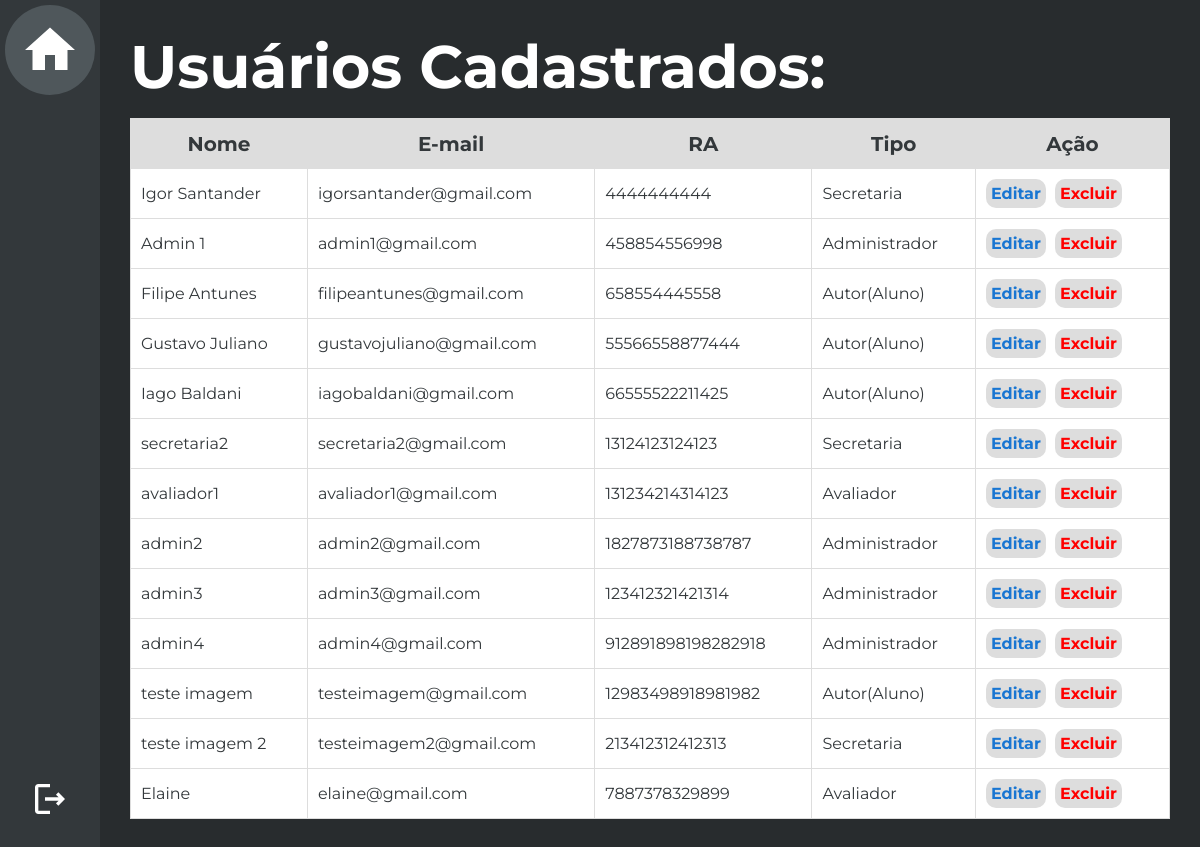
/Edição de usuário/Secretaria/UsuariosCadastrados.php?id=16 (signed in), run on the app's committed database.
### tables this page shows
CREATE TABLE `usuario` (
  `cod_usuario` smallint(4) NOT NULL,
  `nome` varchar(50) NOT NULL,
  `senha` varchar(32) NOT NULL,
  `cpf` varchar(50) NOT NULL DEFAULT '',
  `email` varchar(50) NOT NULL,
  `matricula` varchar(50) NOT NULL DEFAULT '',
  `tipo` int(11) NOT NULL DEFAULT 0,
  `curso` int(11) NOT NULL,
  `datacadastro` date DEFAULT NULL,
  `diretorio_imagem` varchar(70) NOT NULL
);

### Edição de usuário/Secretaria/UsuariosCadastrados.php (the view, shortened to what this page needs)
<?php
    include("../../conexao.php");
    $id_usuario = intval($_GET['id']);
    $sql_code = "SELECT * FROM usuario";
    $sql_query = $mysqli->query($sql_code) or die($mysqli->error);
    $linha = $sql_query->fetch_assoc();
?>
<html>
    <head>
        <link rel="stylesheet" type="text/css" href="../styleTabelaUsuarios.css"/>
    </head>
    <body>
        <aside>
            <div class="menu">
                <div class="menu-box home" id="home"><a href="javascript:history.back()">
                    <div class="home-img"> <img src="../../Imagens/home-white-18dp.svg" height="60px"/> </div>
                </a></div>
                <div class="menu-box" id="logout"><a href="../../logout.php">
                    <img src="../../Imagens/logout-white-18dp.svg" height="40px"/>
                </a></div>
            </div>
        </aside>
        <main>
            <div class="principal">
                <div class="filler"></div>
                <div class="container">
                    <h1>Usuários Cadastrados:</h1>
                    <table border=1 cellpadding=10>
                        <tr class=titulo>
                            <td>Nome</td>
                            <td>E-mail</td>
                            <td>RA</td>
                            <td>Tipo</td>
                            <td>Ação</td>
                        </tr>
                        <?php
                            do{
                        ?>
                        <tr>
                            <td><?php echo $linha['nome']; ?></td>
                            <td><?php echo $linha['email']; ?></td>
                            <td><?php echo $linha['matricula']; ?></td>
                            <td><?php
                                     if($linha['tipo']==1){
                                         echo "Administrador";
                                     }
                                     else if($linha['tipo']==2){
                                        echo "Autor(Aluno)";
                                    }
                                    else if($linha['tipo']==3){
                                        echo "Avaliador";
                                    }
                                    else if($linha['tipo']==4){
                                        echo "Secretaria";
                                    }
                                ?></td>
                            <td>
                                <a href="edicaoUsuarioSecretaria.php?usuario=<?php echo $linha['cod_usuario']; ?>&id=<?php echo $id_usuario; ?>">Editar</a>
                                <a href="../../Confirmações/confirmExcluir.php?usuario=<?php echo $linha['cod_usuario']; ?>&id=<?php echo $id_usuario;?>">Excluir</a>
                            </td>
                        </tr>
                        <?php } while($linha = $sql_query->fetch_assoc()); ?>
                    </table>
            </div>
        </main>
    </body>
</html>

### Edição de usuário/styleTabelaUsuarios.css (style rules this page uses)
* { font-family: 'Montserrat', sans-serif; box-sizing:border-box; margin: 0; padding: 0; color:white; text-decoration: none; }
main { display: flex }
.menu { position: fixed; display: flex; flex-direction: column; align-items: center; justify-content: space-between; width: 100px; height: 100%; background-color: #33383B; }
.menu-box { font-weight: bold; display: flex; justify-content: center; align-items: center; width: 100%; height: 100px; padding: 30px; cursor: pointer; transition: all linear 0.3s; }
.home-img { display: flex; align-items: center; justify-content: center; background-color: #4F575B; height: 90px; width: 90px; border-radius: 45px; cursor: pointer; }
.principal { height: 100%; flex: 1; display: flex; align-items: center; background-color: #282C2E; }
.filler { width: 100px; height: 100vh; }
.container { display: flex; flex-direction: column; padding:30px; height:100%; width: 1100px; }
.container h1 { font-size: 60px; margin-bottom: 15px; }
table { background-color: #FFF; width: 100%; border-collapse: collapse; border-top-left-radius: 20px; border-top-right-radius: 20px; }
table tr { height: 50px; }
table td { color: #33383B; padding: 10px; border: 1px solid #ddd; }
td a { margin-right: 5px; display: inline-block; color: #1976D2; font-weight: bold; background-color: #ddd; padding: 5px; border-radius: 10px; transition: all linear 0.3s; }
td a:nth-last-child(1) { color: #ff0000; }
.titulo td { font-weight: bold; font-size: 20px; background-color: #ddd; text-align: center; }

### data on the page
usuario: nome "Igor Santander", email "igorsantander@gmail.com", matricula "4444444444", shows "Secretaria"
usuario: nome "Admin 1", email "admin1@gmail.com", matricula "458854556998", shows "Administrador"
usuario: nome "Filipe Antunes", email "filipeantunes@gmail.com", matricula "658554445558", shows "Autor(Aluno)"
usuario: nome "Gustavo Juliano", email "gustavojuliano@gmail.com", matricula "55566558877444", shows "Autor(Aluno)"
usuario: nome "Iago Baldani", email "iagobaldani@gmail.com", matricula "66555522211425", shows "Autor(Aluno)"
usuario: nome "secretaria2", email "secretaria2@gmail.com", matricula "13124123124123", shows "Secretaria"
usuario: nome "avaliador1", email "avaliador1@gmail.com", matricula "131234214314123", shows "Avaliador"
usuario: nome "admin2", email "admin2@gmail.com", matricula "1827873188738787", shows "Administrador"
usuario: nome "admin3", email "admin3@gmail.com", matricula "123412321421314", shows "Administrador"
usuario: nome "admin4", email "admin4@gmail.com", matricula "912891898198282918", shows "Administrador"
usuario: nome "teste imagem", email "testeimagem@gmail.com", matricula "12983498918981982", shows "Autor(Aluno)"
usuario: nome "teste imagem 2", email "testeimagem2@gmail.com", matricula "213412312412313", shows "Secretaria"
usuario: nome "Elaine", email "elaine@gmail.com", matricula "7887378329899", shows "Avaliador"
